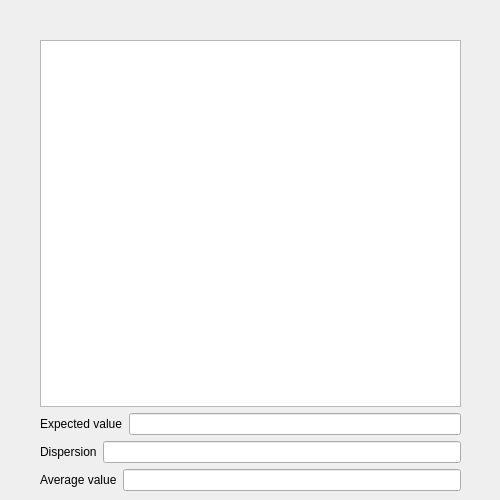
<?xml version="1.0" encoding="UTF-8"?>
<ui version="4.0">
 <class>DicesResWindow</class>
 <widget class="QDialog" name="DicesResWindow">
  <property name="geometry">
   <rect>
    <x>0</x>
    <y>0</y>
    <width>500</width>
    <height>500</height>
   </rect>
  </property>
  <property name="minimumSize">
   <size>
    <width>500</width>
    <height>500</height>
   </size>
  </property>
  <property name="maximumSize">
   <size>
    <width>500</width>
    <height>500</height>
   </size>
  </property>
  <property name="windowTitle">
   <string>Dialog</string>
  </property>
  <widget class="QWidget" name="layoutWidget">
   <property name="geometry">
    <rect>
     <x>40</x>
     <y>40</y>
     <width>421</width>
     <height>451</height>
    </rect>
   </property>
   <layout class="QVBoxLayout" name="verticalLayout_3">
    <item>
     <widget class="QListWidget" name="listWidget">
      <property name="sizePolicy">
       <sizepolicy hsizetype="Preferred" vsizetype="Expanding">
        <horstretch>0</horstretch>
        <verstretch>0</verstretch>
       </sizepolicy>
      </property>
     </widget>
    </item>
    <item>
     <layout class="QVBoxLayout" name="verticalLayout_2">
      <item>
       <layout class="QVBoxLayout" name="verticalLayout">
        <item>
         <layout class="QHBoxLayout" name="horizontalLayout">
          <item>
           <widget class="QLabel" name="label">
            <property name="text">
             <string>Expected value</string>
            </property>
           </widget>
          </item>
          <item>
           <widget class="QLineEdit" name="M_lineE"/>
          </item>
         </layout>
        </item>
        <item>
         <layout class="QHBoxLayout" name="horizontalLayout_2">
          <item>
           <widget class="QLabel" name="label_2">
            <property name="text">
             <string>Dispersion</string>
            </property>
           </widget>
          </item>
          <item>
           <widget class="QLineEdit" name="D_lineE"/>
          </item>
         </layout>
        </item>
       </layout>
      </item>
      <item>
       <layout class="QHBoxLayout" name="horizontalLayout_3">
        <item>
         <widget class="QLabel" name="label_3">
          <property name="text">
           <string>Average value</string>
          </property>
         </widget>
        </item>
        <item>
         <widget class="QLineEdit" name="prob_lineE"/>
        </item>
       </layout>
      </item>
     </layout>
    </item>
   </layout>
  </widget>
 </widget>
 <resources/>
 <connections/>
</ui>
